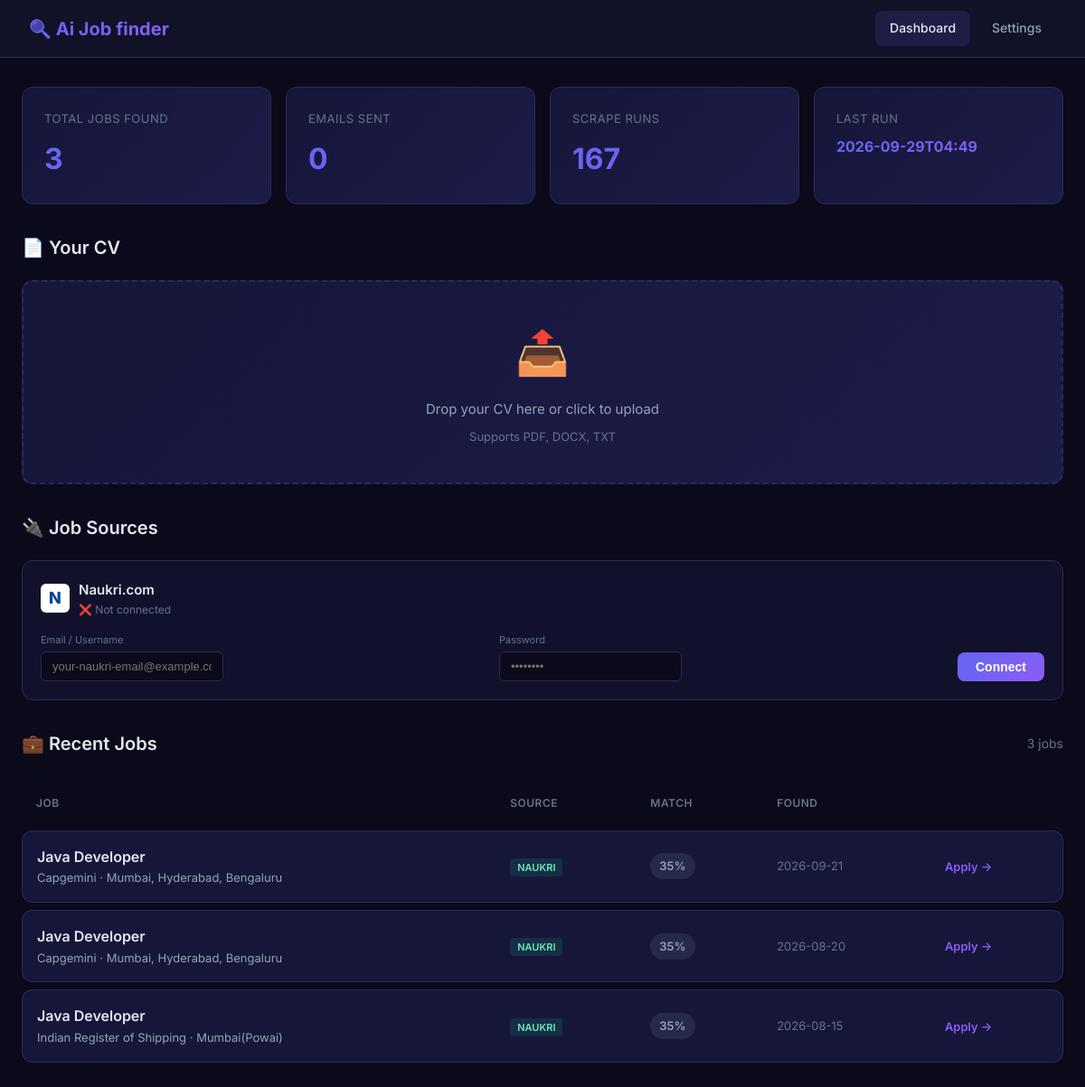
Before: / with the older database file.
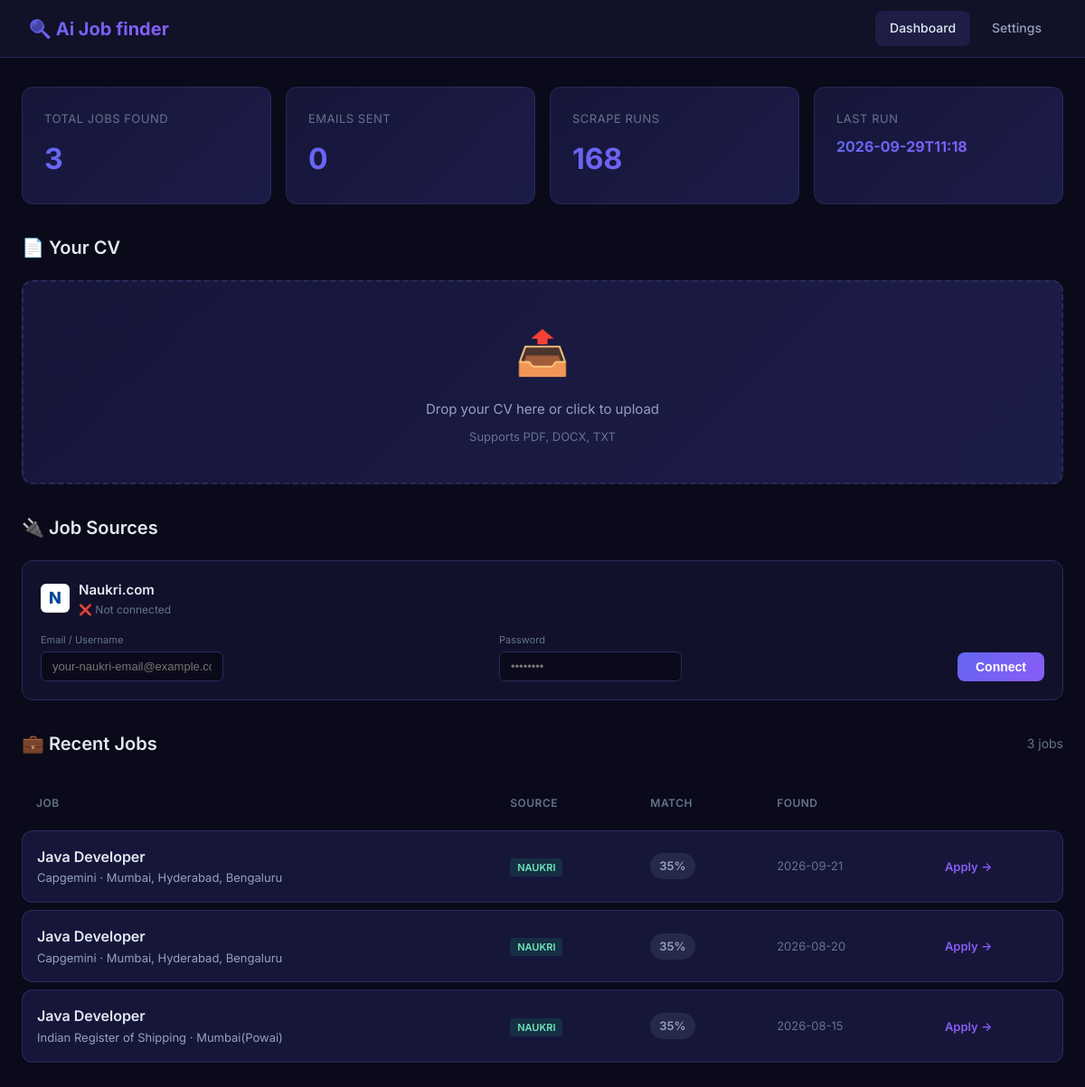
After: the same page with the newer database file.
### tables this page shows
CREATE TABLE scrape_runs (
                    id INTEGER PRIMARY KEY AUTOINCREMENT,
                    timestamp TEXT,
                    jobs_found INTEGER,
                    jobs_new INTEGER,
                    jobs_notified INTEGER
                );

CREATE TABLE seen_jobs (
                    id TEXT PRIMARY KEY,
                    title TEXT,
                    company TEXT,
                    location TEXT,
                    url TEXT,
                    source TEXT,
                    score REAL DEFAULT 0.0,
                    first_seen TEXT,
                    notified INTEGER DEFAULT 0,
                    notified_at TEXT
                );

### web/app.py (the view, shortened to what this page needs)
    @app.route("/")
    def index():
        page = request.args.get("page", 1, type=int)
        per_page = 20
        offset = (page - 1) * per_page
        config = load_config()
        db = JobDatabase(DB_PATH)
        total_jobs = db.get_total_jobs_count()
        recent_jobs = db.get_recent_jobs(limit=per_page, offset=offset)
        stats = db.get_stats()
        total_pages = (total_jobs + per_page - 1) // per_page
        cv_info = None
        return render_template(
            "index.html",
            jobs=recent_jobs,
            stats=stats,
            cv_info=cv_info,
            config=config,
            page=page,
            total_pages=total_pages,
            total_jobs=total_jobs
        )

### config.py (called while the page is built, shortened)
def load_config() -> AgentConfig:
    config = AgentConfig()
    config.email.sender_email = os.getenv("EMAIL_SENDER", config.email.sender_email)
    config.email.sender_password = os.getenv("EMAIL_PASSWORD", config.email.sender_password)
    config.email.recipient_email = os.getenv("EMAIL_RECIPIENT", config.email.recipient_email)
    config.naukri.naukri_user = os.getenv("NAUKRI_USER", config.naukri.naukri_user)
    config.naukri.naukri_password = os.getenv("NAUKRI_PASSWORD", config.naukri.naukri_password)
    config.tinyfish.api_key = os.getenv("TINYFISH_API_KEY", config.tinyfish.api_key)
    env_cv_path = os.getenv("CV_PATH")
    if env_cv_path:
        config.cv_path = env_cv_path
    return config

### storage/db.py (called while the page is built)
    def _connect(self) -> sqlite3.Connection:
        return sqlite3.connect(self.db_path)

    def get_recent_jobs(self, limit: int = 50, offset: int = 0) -> list:
        with self._connect() as conn:
            conn.row_factory = sqlite3.Row
            cursor = conn.execute("""
                SELECT * FROM seen_jobs
                ORDER BY first_seen DESC, score DESC
                LIMIT ? OFFSET ?
            """, (limit, offset))
            return [dict(row) for row in cursor.fetchall()]

    def get_total_jobs_count(self) -> int:
        with self._connect() as conn:
            return conn.execute("SELECT COUNT(*) FROM seen_jobs").fetchone()[0]

    def get_stats(self) -> dict:
        with self._connect() as conn:
            total = conn.execute("SELECT COUNT(*) FROM seen_jobs").fetchone()[0]
            notified = conn.execute("SELECT COUNT(*) FROM seen_jobs WHERE notified = 1").fetchone()[0]
            runs = conn.execute("SELECT COUNT(*) FROM scrape_runs").fetchone()[0]
            last_run = conn.execute(
                "SELECT timestamp FROM scrape_runs ORDER BY id DESC LIMIT 1"
            ).fetchone()
            return {
                "total_jobs_seen": total,
                "total_notified": notified,
                "total_runs": runs,
                "last_run": last_run[0] if last_run else "Never",
            }

### web/templates/index.html (shortened to what this page needs)
<!DOCTYPE html>
<html lang="en">
<head>
</head>
<body>
    <nav>
        <div class="nav-brand">🔍 Ai Job finder</div>
        <div class="nav-links">
            <a href="/" class="active">Dashboard</a>
            <a href="/settings">Settings</a>
        </div>
    </nav>
    <div class="container">
        <div class="stats-grid">
            <div class="stat-card">
                <div class="stat-label">Total Jobs Found</div>
                <div class="stat-value">{{ stats.total_jobs_seen }}</div>
            </div>
            <div class="stat-card">
                <div class="stat-label">Emails Sent</div>
                <div class="stat-value">{{ stats.total_notified }}</div>
            </div>
            <div class="stat-card">
                <div class="stat-label">Scrape Runs</div>
                <div class="stat-value">{{ stats.total_runs }}</div>
            </div>
            <div class="stat-card">
                <div class="stat-label">Last Run</div>
                <div class="stat-value" style="font-size:16px;">{{ stats.last_run[:16] if stats.last_run != 'Never' else 'Never' }}</div>
            </div>
        </div>
        <div class="section">
            <div class="section-header">
                <h2 class="section-title">📄 Your CV</h2>
            </div>
            {% if cv_info and not cv_info.get('error') %}
            <div class="cv-card">
                <h3>✓ CV Loaded: {{ cv_info.path.split('\\')[-1].split('/')[-1] }}</h3>
                {% if cv_info.email or cv_info.phone %}
                <div class="cv-detail">
                    {% if cv_info.email %}<strong>Email:</strong> {{ cv_info.email }} &nbsp;&nbsp;{% endif %}
                    {% if cv_info.phone %}<strong>Phone:</strong> {{ cv_info.phone }}{% endif %}
                </div>
                {% endif %}
                {% if cv_info.links %}
                <div class="cv-detail"><strong>Links:</strong>
                    {% for link in cv_info.links %}
                        <a href="{{ link if link.startswith('http') else 'https://' + link }}" target="_blank" style="color: var(--accent-blue); text-decoration: none; margin-right: 8px;">{{ link }}</a>
                    {% endfor %}
                </div>
                {% endif %}
                <div class="cv-detail"><strong>Experience:</strong> {{ cv_info.experience_years }} years</div>
                {% if cv_info.job_titles %}
                <div class="cv-detail"><strong>Job Titles:</strong> {{ cv_info.job_titles | join(', ') }}</div>
                {% endif %}
                {% if cv_info.education %}
                <div class="cv-detail"><strong>Education:</strong> {{ cv_info.education | join(', ') }}</div>
                {% endif %}
                {% if cv_info.skills %}
                <div class="cv-detail"><strong>Technical Skills:</strong></div>
                <div class="skill-tags">
                    {% for skill in cv_info.skills %}
                    <span class="skill-tag">{{ skill }}</span>
                    {% endfor %}
                </div>
                {% endif %}
            </div>
            {% else %}
            <form action="/upload" method="post" enctype="multipart/form-data">
                <div class="upload-area" id="upload-area">
                    <div class="upload-icon">📤</div>
                    <div class="upload-text">Drop your CV here or click to upload</div>
                    <div class="upload-hint">Supports PDF, DOCX, TXT</div>
                </div>
            </form>
            {% endif %}
        </div>
        <div class="section">
            <div class="section-header">
                <h2 class="section-title">🔌 Job Sources</h2>
            </div>
            <div class="naukri-card {% if config.naukri.naukri_user %}connected{% endif %}">
                <div class="naukri-card-header">
                    <div class="naukri-logo">N</div>
                    <div>
                        <div style="font-weight: 600; font-size: 15px;">Naukri.com</div>
                        <div style="font-size: 12px; color: var(--text-muted);">
                            {% if config.naukri.naukri_user %}
                                ✅ Connected as {{ config.naukri.naukri_user }}
                            {% else %}
                                ❌ Not connected
                            {% endif %}
                        </div>
                    </div>
                </div>
                <form action="/connect-naukri" method="post" class="naukri-form">
                    <div>
                        <label>Email / Username</label>
                        <input type="text" name="naukri_user" value="{{ config.naukri.naukri_user }}" placeholder="your-naukri-email@example.com">
                    </div>
                    <div>
                        <label>Password</label>
                        <input type="password" name="naukri_password" value="{{ config.naukri.naukri_password }}" placeholder="••••••••">
                    </div>
                    <button type="submit" class="btn btn-primary" style="padding: 8px 20px;">
                        {{ "Update" if config.naukri.naukri_user else "Connect" }}
                    </button>
                </form>
            </div>
        </div>
        <div class="section">
            <div class="section-header">
                <h2 class="section-title">💼 Recent Jobs</h2>
                <span style="color: var(--text-muted); font-size: 14px;">{{ jobs | length }} jobs</span>
            </div>
            {% if jobs %}
            <table class="jobs-table">
                <thead>
                    <tr>
                        <th>Job</th>
                        <th>Source</th>
                        <th>Match</th>
                        <th>Found</th>
                        <th></th>
                    </tr>
                </thead>
                <tbody>
                    {% for job in jobs %}
                    <tr>
                        <td>
                            <a href="{{ job.url }}" target="_blank" class="job-title">{{ job.title }}</a>
                            <div class="job-company">{{ job.company }} {% if job.location %}· {{ job.location }}{% endif %}</div>
                        </td>
                        <td>
                            <span class="job-source source-{{ job.source }}">{{ job.source }}</span>
                        </td>
                        <td>
                            {% set score = (job.score * 100) | int %}
                            <span class="score-badge {% if score >= 70 %}score-high{% elif score >= 40 %}score-mid{% else %}score-low{% endif %}">
                                {{ score }}%
                            </span>
                        </td>
                        <td style="color: var(--text-muted); font-size: 13px;">
                            {{ job.first_seen[:10] if job.first_seen else 'N/A' }}
                        </td>
                        <td>
                            <a href="{{ job.url }}" target="_blank" class="apply-link">Apply →</a>
                        </td>
                    </tr>
                    {% endfor %}
                </tbody>
            </table>
            {% else %}
            <div class="empty-state">
                <div class="icon">🔎</div>
                <h3>No jobs yet</h3>
                <p>Upload your CV and run a scrape to discover matching jobs</p>
            </div>
            {% endif %}
        </div>
    </div>
</body>
</html>

Changed rows visible on the page:
no longer on this page (row unchanged): scrape_runs: timestamp "2026-09-29T04:49"
added scrape_runs: timestamp "2026-09-29T11:18"
Other visible differences:
{{ stats.total_runs }}: "167" → "168"
